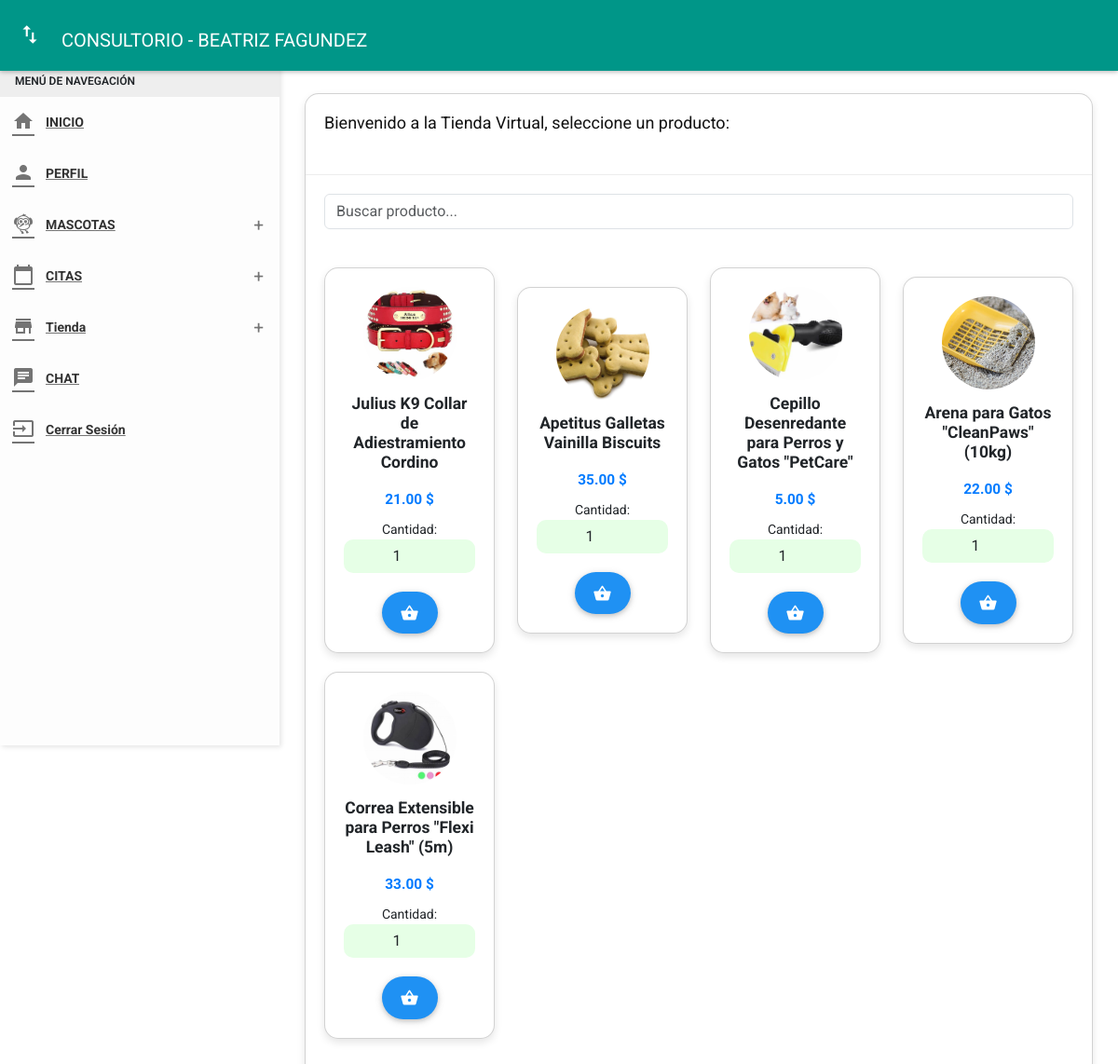
The page /View/SideUser/venta/nuevo.php (signed in) on the database its author committed.
### tables this page shows
CREATE TABLE `products` (
  `id_prod` int(11) NOT NULL,
  `codigo` char(14) NOT NULL,
  `id_cate` int(11) NOT NULL,
  `foto` varchar(255) NOT NULL,
  `nompro` varchar(100) NOT NULL,
  `peso` char(5) NOT NULL,
  `weightID` int(11) NOT NULL,
  `id_prove` int(11) NOT NULL,
  `descp` varchar(255) NOT NULL,
  `preciC` decimal(10,2) NOT NULL,
  `precV` decimal(10,2) NOT NULL,
  `stock` char(4) NOT NULL,
  `estado` char(1) NOT NULL,
  `fere` timestamp NOT NULL DEFAULT current_timestamp() ON UPDATE current_timestamp()
);

### View/SideUser/venta/nuevo.php (the view, shortened to what this page needs)
<?php include '../Includes/Head3.php'; ?>
<section class="content">
    <div class="container-fluid">
        <div class="row clearfix">
            <div class="col-lg-12 col-md-12 col-sm-12 col-xs-12">
                <div class="card">
                    <div class="header">
                        <h2>
                            Bienvenido a la Tienda Virtual, seleccione un producto:
                        </h2><br>
                    </div>
                    <div class="body">
                        <?php
                        $con = new mysqli("localhost", "root", "", "vetdog");
                        $query = "SELECT products.id_prod, products.codigo, products.foto, products.nompro, products.stock, products.precV AS precio_compra, products.estado, products.fere
                        FROM products
                        INNER JOIN category ON products.id_cate = category.id_cate
                        GROUP BY products.id_prod";
                        $products = $con->query($query);
                        ?>
                        <div class="row">
                            <div class="col-lg-12">
                                <input type="text" id="searchInput" class="form-control" placeholder="Buscar producto..." onkeyup="filterCards()">
                            </div>
                        </div>
                        <br>
                        <div class="row" id="productsContainer">
                            <?php while ($r = $products->fetch_object()): ?>
                                <div class="col-lg-3 col-md-4 col-sm-6 product-card" data-name="<?php echo strtolower(htmlspecialchars($r->nompro)); ?>">
                                    <div class="card">
                                        <div class="card-body text-center">
                                            <img src='../../../assets/img/subidas/<?php echo htmlspecialchars($r->foto); ?>' class='img-responsive'>
                                            <h4 class="card-title"><?php echo htmlspecialchars($r->nompro); ?></h4>
                                            <p class="card-text"><?php echo htmlspecialchars($r->precio_compra)." $"; ?></p>
                                            <?php
                                            $found = false;
                                            ?>
                                            <?php if ($found): ?>
                                                <a href="cart" class="btn btn-info" style="border-radius: 30px;">Agregado</a>
                                            <?php else: ?>
                                                <form class="form-inline" method="post" action="addtocart">
                                                    <label class="text-center">Cantidad:</label>
                                                    <div class="input-group">
                                                    <input type="number" name="canti" value="1" min="1" class="form-control" placeholder="Cantidad" style="background-color: #e6ffe6;">
                                                    </div>
                                                    <button type="submit" class="btn btn-primary" style="border-radius: 30px;"><i class="material-icons">shopping_basket</i></button>
                                                </form>
                                            <?php endif; ?>
                                        </div>
                                    </div>
                                </div>
                            <?php endwhile; ?>
                        </div>
                    </div>
                </div>
            </div>
        </div>
    </div>
</section>
</body>
</html>

### View/SideUser/venta/nuevo.php (style rules this page uses)
.card { border-radius: 15px; box-shadow: 0 4px 8px rgba(0, 0, 0, 0.1); transition: transform 0.2s; width: 100%; max-width: 3000px; margin: auto; }
.card-body { padding: 20px; display: flex; flex-direction: column; align-items: center; }
.card img { border-radius: 50%; margin-bottom: 15px; width: 100px; height: 100px; object-fit: cover; }
.card-title { font-size: 1.25em; font-weight: bold; }
.card-text { font-size: 1.1em; color: #007bff; font-weight: bold; margin: 10px 0; }
.btn { border-radius: 50px; padding: 10px 20px; }
.input-group { display: flex; justify-content: center; align-items: center; }
.input-group input { border-radius: 10px; text-align: center; width: 60px; }
.row { display: flex; flex-wrap: wrap; justify-content: flex-start; }
.col-lg-3, .col-md-4, .col-sm-6 { display: flex; justify-content: center; align-items: center; margin-bottom: 20px; }

### rows shown on the page
products: foto (picture), nompro "Julius K9 Collar de Adiestramiento Cordino", precV "21.00"
products: foto (picture), nompro "Apetitus Galletas Vainilla Biscuits", precV "35.00"
products: foto (picture), nompro "Cepillo Desenredante para Perros y Gatos \"PetCare\"", precV "5.00"
products: foto (picture), nompro "Arena para Gatos \"CleanPaws\" (10kg)", precV "22.00"
products: foto (picture), nompro "Correa Extensible para Perros \"Flexi Leash\" (5m)", precV "33.00"
